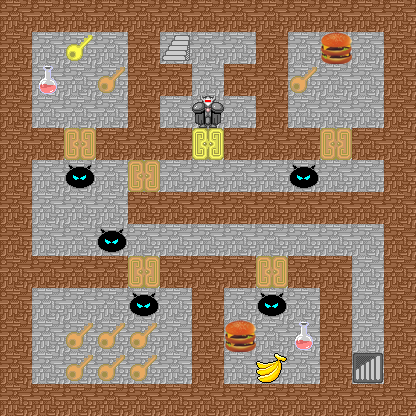

This game map was drawn from its Tiled (.tmx) file and the tilesets committed beside it. A one-line description and the trimmed map source follow:
An orthogonal 13x13 tile map with 32x32 px tiles, 13 tile layers (Background, Wall, OrangeLock, YellowLock, ...), 9 tilesets and 5 objects (Downstair, Upstair, HeroEnter, HeroExit, Sword).

<map version="1.0" orientation="orthogonal" renderorder="right-down" width="13" height="13" tilewidth="32" tileheight="32">
 <tileset firstgid="1" name="Downstair" tilewidth="32" tileheight="32">
  <image source="魔塔吧优质标准化大素材库/Icons/Downstair.png" width="32" height="32" />
 </tileset>
 <tileset firstgid="2" name="Upstair" tilewidth="32" tileheight="32">
  <image source="魔塔吧优质标准化大素材库/Icons/Upstair.png" width="32" height="32" />
 </tileset>
 <tileset firstgid="3" name="RedBottles" tilewidth="32" tileheight="32">
  <image source="魔塔吧优质标准化大素材库/Icons/Item01-02_1_1.png" width="32" height="32" />
 </tileset>
 <tileset firstgid="4" name="Hamburger" tilewidth="32" tileheight="32">
  <image source="魔塔吧优质标准化大素材库/Icons/Item03-06_3_4.png" width="32" height="32" />
 </tileset>
 <tileset firstgid="5" name="Banana" tilewidth="32" tileheight="32">
  <image source="魔塔吧优质标准化大素材库/Icons/Item01-06_4_1.png" width="32" height="32" />
 </tileset>
 <tileset firstgid="6" name="Wall" tilewidth="32" tileheight="32">
  <image source="魔塔吧优质标准化大素材库/Characters/Event01-Wall01.png" width="128" height="128" />
 </tileset>
 <tileset firstgid="22" name="Key" tilewidth="32" tileheight="32">
  <image source="魔塔吧优质标准化大素材库/Characters/Event01-Door07.png" width="128" height="128" />
 </tileset>
 <tileset firstgid="38" name="Monster" tilewidth="32" tileheight="32">
  <image source="魔塔吧优质标准化大素材库/Battlers/Monster01-12_3_1.png" width="32" height="32" />
 </tileset>
 <tileset firstgid="39" name="Boss" tilewidth="32" tileheight="32">
  <image source="魔塔吧优质标准化大素材库/Battlers/Monster08-02_4_1.png" width="32" height="32" />
 </tileset>
 <layer name="Background" width="13" height="13">
  <data>[169 cells, 169 non-empty, 1 distinct tile ids]</data>
 </layer>
 <layer name="Wall" width="13" height="13">
  <data>[169 cells, 86 non-empty, 1 distinct tile ids]</data>
 </layer>
 <layer name="OrangeLock" width="13" height="13">
  <data>[169 cells, 5 non-empty, 1 distinct tile ids]</data>
 </layer>
 <layer name="YellowLock" width="13" height="13">
  <data>[169 cells, 1 non-empty, 1 distinct tile ids]</data>
 </layer>
 <objectgroup name="Object">
  <object name="Downstair" x="368" y="368" />
  <object name="Upstair" x="176" y="48" />
  <object name="HeroEnter" x="368" y="336" />
  <object name="HeroExit" x="208" y="48" />
  <object name="Sword" x="240" y="48">
   <properties>
    <property name="ATK" value="50" />
    <property name="Address" value="SkySword.png" />
    <property name="DEF" value="0" />
   </properties>
  </object>
 </objectgroup>
 <layer name="Monster" width="13" height="13">
  <data>[169 cells, 5 non-empty, 1 distinct tile ids]</data>
 </layer>
 <layer name="OrangeKey" width="13" height="13">
  <data>[169 cells, 8 non-empty, 1 distinct tile ids]</data>
 </layer>
 <layer name="YellowKey" width="13" height="13">
  <data>[169 cells, 1 non-empty, 1 distinct tile ids]</data>
 </layer>
 <layer name="RedBottles" width="13" height="13">
  <data>[169 cells, 2 non-empty, 1 distinct tile ids]</data>
 </layer>
 <layer name="Downstair" width="13" height="13">
  <data>[169 cells, 1 non-empty, 1 distinct tile ids]</data>
 </layer>
 <layer name="Upstair" width="13" height="13">
  <data>[169 cells, 1 non-empty, 1 distinct tile ids]</data>
 </layer>
 <layer name="Banana" width="13" height="13">
  <data>[169 cells, 1 non-empty, 1 distinct tile ids]</data>
 </layer>
 <layer name="Hamburger" width="13" height="13">
  <data>[169 cells, 2 non-empty, 1 distinct tile ids]</data>
 </layer>
 <layer name="Boss" width="13" height="13">
  <data>[169 cells, 1 non-empty, 1 distinct tile ids]</data>
 </layer>
</map>
